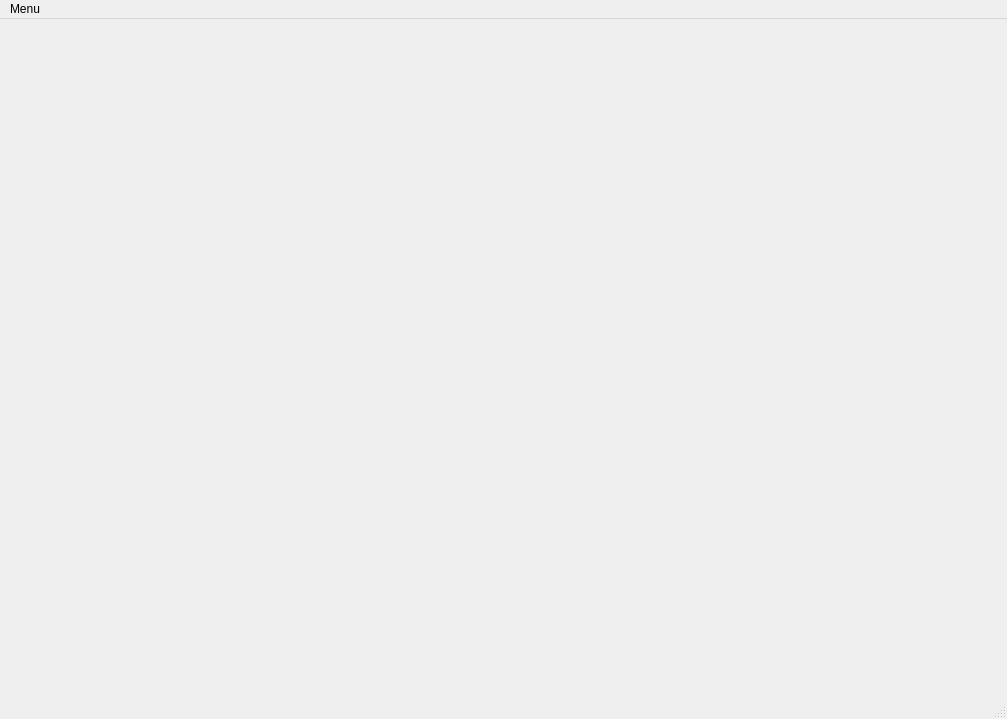
<?xml version="1.0" encoding="UTF-8"?>
<ui version="4.0">
 <class>MainWindow</class>
 <widget class="QMainWindow" name="MainWindow">
  <property name="geometry">
   <rect>
    <x>0</x>
    <y>0</y>
    <width>1007</width>
    <height>719</height>
   </rect>
  </property>
  <property name="windowTitle">
   <string>MainWindow</string>
  </property>
  <widget class="QWidget" name="centralwidget">
   <widget class="QWidget" name="gridLayoutWidget">
    <property name="geometry">
     <rect>
      <x>30</x>
      <y>20</y>
      <width>640</width>
      <height>640</height>
     </rect>
    </property>
    <layout class="QGridLayout" name="board">
     <property name="sizeConstraint">
      <enum>QLayout::SetDefaultConstraint</enum>
     </property>
    </layout>
   </widget>
   <widget class="QLabel" name="background">
    <property name="geometry">
     <rect>
      <x>10</x>
      <y>-2</y>
      <width>681</width>
      <height>681</height>
     </rect>
    </property>
    <property name="text">
     <string/>
    </property>
    <property name="pixmap">
     <pixmap>../Chess_Artwork/Chess Board/Wood/Chess_Board.png</pixmap>
    </property>
   </widget>
   <zorder>background</zorder>
   <zorder>gridLayoutWidget</zorder>
  </widget>
  <widget class="QMenuBar" name="menubar">
   <property name="geometry">
    <rect>
     <x>0</x>
     <y>0</y>
     <width>1007</width>
     <height>21</height>
    </rect>
   </property>
   <widget class="QMenu" name="menuMenu">
    <property name="title">
     <string>Menu</string>
    </property>
   </widget>
   <addaction name="menuMenu"/>
  </widget>
  <widget class="QStatusBar" name="statusbar"/>
 </widget>
 <resources/>
 <connections/>
</ui>
